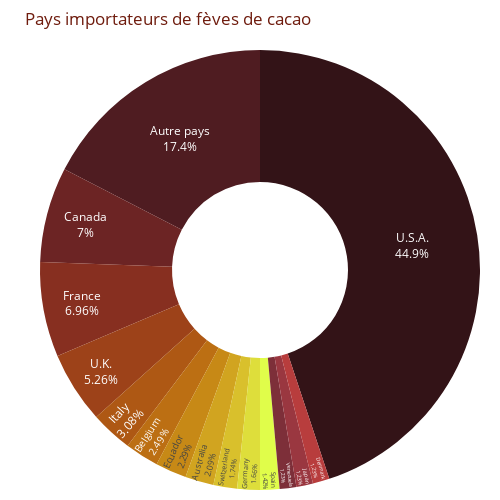

The notebook cell this image was saved under:
### Markdown cell above
### donut

### Code cell
# Fabricants

databis = data.copy()
databis['company_location'] = databis['company_location'].apply(lambda x: x if databis['company_location'].value_counts()[x] > 30 else 'Autre pays')


fig=px.pie(databis, names='company_location', title='Pays importateurs de fèves de cacao', hole=0.4,color_discrete_sequence=px.colors.sequential.solar)

fig.update_traces(textposition='inside', textinfo='percent+label')
fig.update_layout(margin=dict(l=40, r=20, t=50, b=10), showlegend=False)
fig.update_layout(plot_bgcolor=background_color, font_color=text_color)

fig.update_layout(width=500, height=500)

fig.show()

### Figure 1 — Plotly figure (JSON) as saved in the notebook; plotly's stock layout.template omitted (floating-point values rounded to 4 significant figures; data arrays with more than 128 entries replaced by an {"elided": "..."} marker saying what was removed)
{"data": [{"domain": {"x": [0, 1], "y": [0, 1]}, "hole": 0.4, "hovertemplate": "company_location=%{label}<extra></extra>", "labels": {"elided": "2530 str values"}, "legendgroup": "", "name": "", "showlegend": true, "textinfo": "percent+label", "textposition": "inside", "type": "pie"}], "layout": {"font": {"color": "#6f1c0e"}, "height": 500, "legend": {"tracegroupgap": 0}, "margin": {"b": 10, "l": 40, "r": 20, "t": 50}, "piecolorway": ["rgb(51, 19, 23)", "rgb(79, 28, 33)", "rgb(108, 36, 36)", "rgb(135, 47, 32)", "rgb(157, 66, 25)", "rgb(174, 88, 20)", "rgb(188, 111, 19)", "rgb(199, 137, 22)", "rgb(209, 164, 32)", "rgb(217, 192, 44)", "rgb(222, 222, 59)", "rgb(224, 253, 74)"], "plot_bgcolor": "#fff7ef", "showlegend": false, "title": {"text": "Pays importateurs de fèves de cacao"}, "width": 500}}
